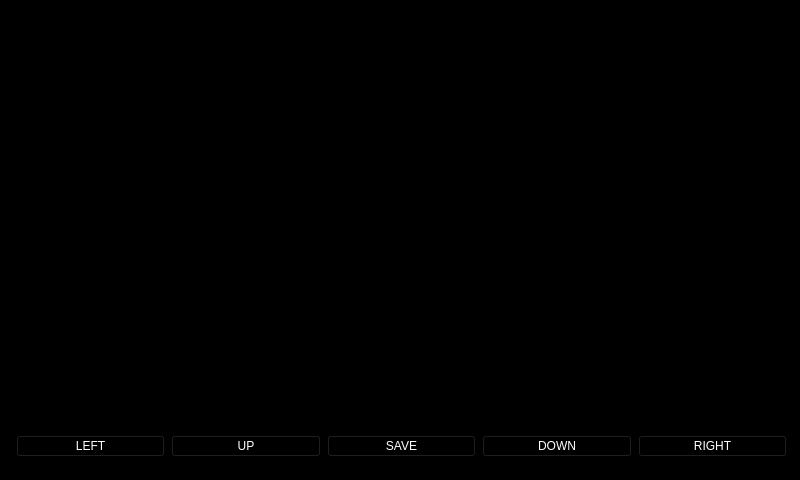
<?xml version="1.0" encoding="UTF-8"?>
<ui version="4.0">
 <class>Application</class>
 <widget class="QWidget" name="Application">
  <property name="geometry">
   <rect>
    <x>0</x>
    <y>0</y>
    <width>800</width>
    <height>480</height>
   </rect>
  </property>
  <property name="windowTitle">
   <string>Form</string>
  </property>
  <property name="styleSheet">
   <string notr="true">background-color: black;
color:white;</string>
  </property>
  <layout class="QGridLayout" name="gridLayout">
   <item row="0" column="0">
    <widget class="QStackedWidget" name="stackedWidget">
     <property name="styleSheet">
      <string notr="true"/>
     </property>
     <widget class="QWidget" name="page_2">
      <widget class="QWidget" name="layoutWidget_2">
       <property name="geometry">
        <rect>
         <x>5</x>
         <y>422</y>
         <width>771</width>
         <height>27</height>
        </rect>
       </property>
       <layout class="QHBoxLayout" name="horizontalLayout_2">
        <item>
         <widget class="QPushButton" name="pushButton_6">
          <property name="styleSheet">
           <string notr="true"/>
          </property>
          <property name="text">
           <string>LEFT</string>
          </property>
         </widget>
        </item>
        <item>
         <widget class="QPushButton" name="pushButton_7">
          <property name="text">
           <string>UP</string>
          </property>
         </widget>
        </item>
        <item>
         <widget class="QPushButton" name="pushButton_8">
          <property name="text">
           <string>SAVE</string>
          </property>
         </widget>
        </item>
        <item>
         <widget class="QPushButton" name="pushButton_9">
          <property name="text">
           <string>DOWN</string>
          </property>
         </widget>
        </item>
        <item>
         <widget class="QPushButton" name="pushButton_10">
          <property name="styleSheet">
           <string notr="true"/>
          </property>
          <property name="text">
           <string>RIGHT</string>
          </property>
         </widget>
        </item>
       </layout>
      </widget>
     </widget>
    </widget>
   </item>
  </layout>
 </widget>
 <resources/>
 <connections/>
</ui>
